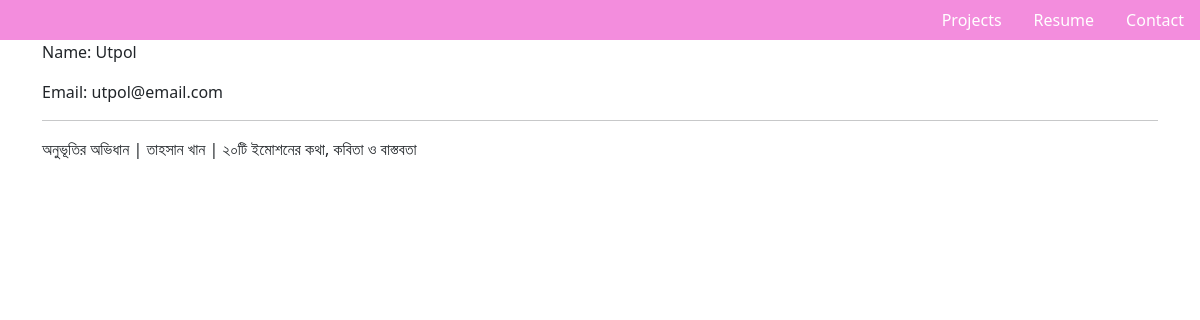
The page /message/3c89c742-e5c7-43c8-bd06-74c1de726efa/ on the database its author committed.
### base/models.py (models this page shows, shortened)
class Message(models.Model):
    name = models.CharField(max_length=200, null=True)
    email = models.CharField(max_length=200, null=True)
    subject = models.CharField(max_length=200, null=True)
    body = models.TextField()
    created = models.DateTimeField(auto_now_add=True)
    is_read = models.BooleanField(default=False)
    id = models.UUIDField(default=uuid.uuid4, unique=True, primary_key=True, editable=False )

### base/views.py (the view)
# urls.py: path('message/<str:pk>/',views.messagePage, name="message"),
def messagePage(request,pk):
     message = Message.objects.all().get(id=pk)
     message.is_read = True
     message.save()
     context = {'message':message}
     return render(request, 'base/message.html', context)

### base/templates/base/message.html
{% extends 'base/main.html' %}
{% load static %}
{% block content %}
<div class="container">
    <p>Name: {{message.name}}</p>
    <p>Email: {{message.email}}</p>
    <hr>
    <p>{{message.body}}</p>
</div>
{% endblock content %}

### static/styles/main.css (style rules this page uses)
body { background-color: white; }

### rows shown on the page
Message: name "Utpol", email "utpol@email.com", body "অনুভূতির অভিধান | তাহসান খান | ২০টি ইমোশনের কথা, কবিতা ও বাস্তবতা"
